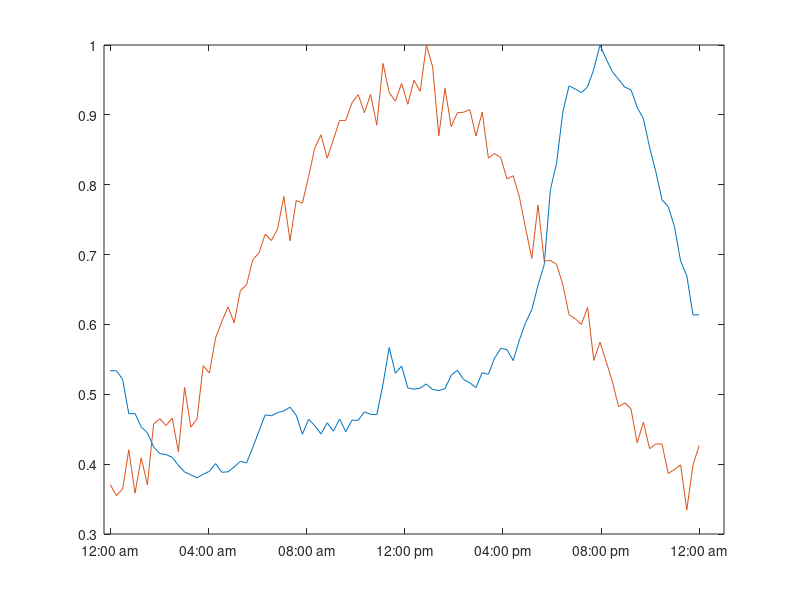

Source code (MATLAB): (Note: this script raises an error after producing the figure.)
%% Clear everything

clc;
close all;
clear;

%% Notes
% Save a dataset for each case

% 2 and 3 wheelers will have a different peak
%   They will have low charging powers and higher times
%   hence put up all night. They will also be more POPULAR.

% when dim = 1, remains the COLUMN, when dim = 2, remains the ROW

% VERY IMPORTANT: Cite the MATLAB codes
%   * Cite mult values from Satsangi

% IMPORTANT: for 20 pc no EV on bus 646

% power_13NodeTestFeeder -> Simulink command for IEEE 13 node

%% 20 pc set up

nptMult = 4;
npts = 24*nptMult;

titleFontSize = 20;
axisFontSize = 16;
lgndFontSize = 14;
plotWidth = 3;

% The details of making the new load file called Loadss.txt 

industkw = ceil([170 130 180 900 185*3 200 180 210]); % From the IEEE test case
industkvar = ceil(industkw.*[125 110 130 580 160*3 110 90 120]./industkw);

str_part=['New Load.645a Bus1=645.1.2   Phases=1 Conn=delta Model=2 kV=11 ',...
    'New Load.645b Bus1=645.2.3   Phases=1 Conn=delta Model=2 kV=11 ',...
    'New Load.645c Bus1=645.3.1   Phases=1 Conn=delta Model=2 kV=11 ',...
    "New Load.671 Bus1=671.1.2.3  Phases=3 Conn=Delta Model=1 kV=11 ",...
    'New Load.692  Bus1=692.1.2.3 Phases=3 Conn=Delta Model=5 kV=11  ',...
    'New Load.680a Bus1=680.1     Phases=1 Conn=Wye   Model=5 kV=6.35 ',...
    'New Load.680b Bus1=680.2     Phases=1 Conn=Wye   Model=5 kV=6.35 ',...
    'New Load.680c Bus1=680.3     Phases=1 Conn=Wye   Model=5 kV=6.35 ',...
    "New Load.634a Bus1=634.1     Phases=1 Conn=wye   Model=1 kV=0.23 ",...
    'New Load.634b Bus1=634.2     Phases=1 Conn=wye   Model=1 kV=0.23 ',...
    'New Load.634c Bus1=634.3     Phases=1 Conn=wye   Model=1 kV=0.23 ',...
    'New Load.646a Bus1=646.1     Phases=1 Conn=wye   Model=2 kV=0.23 ',...
    'New Load.646b Bus1=646.2     Phases=1 Conn=wye   Model=2 kV=0.23 ',...
    'New Load.652  Bus1=652.1     Phases=1 Conn=Wye   Model=1 kV=0.23 ',...
    'New Load.611  Bus1=611.3     Phases=1 Conn=Wye   Model=5 kV=0.23 ',...
    'New Load.675a Bus1=675.1     Phases=1 Conn=Wye   Model=1 kV=0.23 ',... 
    'New Load.675b Bus1=675.2     Phases=1 Conn=Wye   Model=1 kV=0.23 ',... 
    'New Load.675c Bus1=675.3     Phases=1 Conn=Wye   Model=1 kV=0.23 ']; 

housePowerFactor = 0.9; % Can change it later, we have assumed it

homes = ceil([60, 75, 55, 75, 95, 115, 117, 110, 120, 105]); 

% We are assuming the numbers of houses.
% Each house load is on a different single phase

% My goal is to have house load that has average load of 1.75 kW per
% household, AND peak load of 3.5 kW per household.
% Therefore, I took this value of a *rated house* load as
% 2.7 kW.

resLdRated = 2.7;

resLdNum = 10;
industLdNum = 8;

reskw = ceil(homes.*resLdRated); % Assumed from active power data from IoT dataset
reskvar = ceil(reskw*tan(acos(housePowerFactor)));

%%
close all;
noiseStd = 0.05; % For adding some randomness to test data

% the multiplier values for residential load, made using normpdf
% This peaks at 7pm and drops at close to 12 pm

multa = 1.15; % DIVIDES the houseMult values
multb = 1.25; % DIVIDES the industMult values

offseta = 0.2; % ADDS to houseMult values
offsetb = 0.3; % ADDS to industMult values

mults = load('multVals.mat');

% resMult = 5*normpdf(linspace(-0.1,0.5,npts),0.35,0.2) + noiseStd*5.*randn(1,npts);
% temp = load('resMult.mat'); % CITE FROM SATSANGI
% resMult = temp.ans; clearvars temp;
% resMult = resMult./max(resMult)/multa + offseta;
% resMult = resMult./max(resMult);

resMult = mults.resMult;
industMult = mults.industMult;

% the multiplier values for residential load, made using normpdf
% % This peaks at 10am and drops at close to 12 pm
% industMult = 5*normpdf(linspace(-0.7,0.5,npts),-0.1,0.3) + 5*noiseStd.*randn(1,npts);
% industMult = industMult./max(industMult)/multb + offsetb;
% industMult = industMult./max(industMult);

load busNames.mat;

basekVs = [132 11 11 0.4 11 0.4 11 0.4 0.4 11 0.4 11 11 11];

%Plotting the mult values
close all; plot(resMult); hold on; plot(industMult); hold off;
xticks(linspace(1,24*nptMult,7));
    xticklabels({'12:00 am','04:00 am','08:00 am','12:00 pm','04:00 pm','08:00 pm','12:00 am'});
    
reskwDaily = resMult'*reskw; % getting all 24*nptMult points for each houseLoad bus, kw
indkwDaily = industMult'*industkw; % getting all 24*nptMult points for each industLoad bus, kw

reskvarDaily = resMult'*reskvar; % getting all 24*nptMult points for each houseLoad bus, kvar
indkvarDaily = industMult'*industkvar; % getting all 24*nptMult points for each industLoad bus, kvar

resRatedkw = max(reskwDaily, [], 1);
industRatedkw = max(indkwDaily, [], 1);

resRatedkvar = max(reskvarDaily, [], 1);
industRatedkvar = max(indkvarDaily, [], 1);

% [houseRatedkw' houseRatedkvar'] 
% [industRatedkw' industRatedkvar']

makingLoads(str_part, [industkw reskw],...
    [industkvar reskvar]);

normalVals = load('normal.mat');

resLdkw = normalVals.resLdkw;
resLdkvar = normalVals.resLdkvar;
industLdkw = normalVals.industLdkw;
industLdkvar = normalVals.industLdkvar;

close all;
figure;
plot(resMult); hold on; plot(industMult); hold off;
figure;
plot(sum(reskwDaily, 2)); hold on;
plot(sum(indkwDaily, 2)); 
plot(sum(reskwDaily, 2) + sum(indkwDaily, 2)); hold off;

%% EV car numbers
% TABLE MAI ROUND OFF NHI DALI!!!

pkCar = [224000 233000 244000];
khiCar = 0.2*pkCar;
evCarProp = [0.2 0.4 0.9];
evCarKhi = evCarProp.*khiCar;
evCar13 = [ceil(0.01*evCarKhi(1)) floor(0.01*evCarKhi(2:3))]; % This is the number of EV cars in the IEEE 13 bus
% evCar13 = [90 186 439];
% 
pkBike = [2300000 2800000 3900000];
khiBike = 0.2*pkBike;
evBikeProp = [0.1 0.5 0.9];
evBikeKhi = evBikeProp.*khiBike;
evBike13 = floor(0.01*evBikeKhi); % This is the number of EV cars in the IEEE 13 bus
% evBike13 = [460 2800 7000];

%% EV load setup

numEVLds = 10;

evBusNames = [634, 675, 646, 652, 611]; % In an arbitrary but set order

Vi=ones(1,numEVLds); % Initial bus reference voltage, but I think I should
                     % lay a condition that relates to Haidar paper
                     % These are voltages per phase

% Will need to fix these...
evAtBus = readmatrix('data/evVeh20.csv');
carAtBus=evAtBus(:,1:end-2);
bikeAtBus=evAtBus(:,end-1:end);

evBikeV = [36 48]; % in volts
evBikeAh = [20 20]; % in Ah
evBikeChTime = [7 7]; % in hrs

% except EV volts, data taken from https://www.mobilityhouse.com/int_en/knowledge-center/charging-time-summary
% check battery voltages.xls
evCarV = [356 240 360 375 356 240 346 330 300 360 350]; % in Volts
evCarkwh = [64 28 27 30 64 4.4 8.8 16 12 24 30]; % in kwh
evCarChTime = [4.5 4.5 6 7.5 9.5 1.5 2.5 6 5 5.5 7]; % in hrs, wallbox

calcCarPavg(evCarkwh, evCarV, evCarChTime)
calcBikePavg(evBikeAh, evBikeV, evBikeChTime, 1)

evPowerFactor = 0.9;

busNumPh = [3 3 2 1 1];

str_part2 = ["New Load.EV_634a Bus1=634.1 Phases=1 Conn=Wye  Model=1 kV=0.23 vminpu=0.3 ",...
            'New Load.EV_634b Bus1=634.2 Phases=1 Conn=Wye   Model=1 kV=0.23 vminpu=0.3 ',...
            'New Load.EV_634c Bus1=634.3 Phases=1 Conn=Wye   Model=1 kV=0.23 vminpu=0.3 ',...
            'New Load.EV_675a Bus1=675.1 Phases=1 Conn=Wye   Model=1 kV=0.23 vminpu=0.3 ',...
            'New Load.EV_675b Bus1=675.2 Phases=1 Conn=Wye   Model=1 kV=0.23 vminpu=0.3 ',...
            'New Load.EV_675c Bus1=675.3 Phases=1 Conn=Wye   Model=1 kV=0.23 vminpu=0.3 ',...
            "New Load.EV_646a Bus1=646.1 Phases=1 Conn=Wye  Model=1 kV=0.23 vminpu=0.3 ",...
            "New Load.EV_646b Bus1=646.2 Phases=1 Conn=Wye  Model=1 kV=0.23 vminpu=0.3 ",...
            "New Load.EV_652a Bus1=652.1 Phases=1 Conn=Wye  Model=1 kV=0.23 vminpu=0.3 ",...
            "New Load.EV_611c Bus1=611.3 Phases=1 Conn=Wye  Model=1 kV=0.23 vminpu=0.3 "];

% Generating EV loads for cars
[PevCar, QevCar] = getEvLoad(Vi, carAtBus, calcCarPavg(evCarkwh, evCarV, evCarChTime),...
    evPowerFactor, busNumPh, 1);
[PevBike, QevBike] = getEvLoad(Vi,bikeAtBus, calcBikePavg(evBikeAh, evBikeV, evBikeChTime, 1),...
    evPowerFactor, busNumPh, 1);

PevTot = PevCar + PevBike;
QevTot = QevCar + QevBike;

makingLoads([str_part str_part2], [industkw reskw PevTot'],...
        [industkvar reskvar QevTot']); % make the loadss.txt file

%%
close all;
% carPdfMult = 1;
% 
% % I think the jaggedness in mult values resembles the
% % uncoordinated behavior of charging
% carpdf = normpdf(linspace(-0.8,0.5,npts),0,0.23) + 0.25*rand(1,npts); % this will multiply
%                                                                        % with the
%                                                                        % EV load to
%                                                                        % simulate gradual rise,
%                                                                        % also with some noise
% carpdf = +min(carpdf)*1.25 + carPdfMult*carpdf/max(carpdf);% normalizing, 
%                                             % and scaling 
%                                             % up/down with the mult
% carpdf = carPdfMult*carpdf/max(carpdf);
% 
% bikepdf = normpdf(linspace(-0.5,0.5,npts),0,0.27) + 0.1*rand(1,npts);% this will multiply
%                                                                        % with the
%                                                                        % EV load to
%                                                                        % simulate gradual rise,
%                                                                        % also with some noise
% bikepdf = -min(bikepdf)/2 + bikepdf/max(bikepdf);% normalizing, 
%                                % and scaling 
%                                % up/down with the mult
% bikepdf = bikepdf/max(bikepdf);
% 
% shiftA = 20;
% shiftB = 45;
% 
% carpdf = circshift(carpdf, shiftA);
% bikepdf = circshift(bikepdf, shiftB);
evMults = load('evMults.mat');
carpdf = evMults.carpdf;
bikepdf = evMults.bikepdf;

close all; plot(carpdf); hold on; % plot(circshift(carpdf, shiftA)); 
plot(bikepdf); % plot(circshift(bikepdf, shiftB)); 
hold off;
xticks(linspace(1,24*nptMult,7));
    xticklabels({'12:00 am','04:00 am','08:00 am','12:00 pm','04:00 pm','08:00 pm','12:00 am'});
    legend("1","2");
%%
ViSetting = [[4,1];[4,2];[4,3];[6,1];[6,2];[6,3];[8,1];[9,3];[11,1];[11,2]]; % Used to set the 
                                                                             % voltage values in Vi for
                                                                             % the new iteration when calculating
                                                                             % EV load.

% Declared once
lossesBus = {'Transformer.SUB';
            'Transformer.XFM1';
            'Line.650632';
            'Line.632671';
            'Line.671680';
            'Line.632633';
            'Line.632645';
            'Line.645646';
            'Line.692675';
            'Line.671684';
            'Line.684611';
            'Line.684652';
            'Line.671692'};

% Defined once
pNames = ["Transformer.SUB";'Transformer.XFM1';'Transformer.XFM2';'Transformer.XFM3';'Transformer.XFM4';
'Transformer.XFM5';'Line.650632';'Line.632671';'Line.671680';'Line.632633';'Line.632645';'Line.671684';
'Line.671692'; 'Capacitor.CAP1'; 'Capacitor.CAP2'; 'Load.645A'; 'Load.645B'; 'Load.645C'; 'Load.671';
'Load.692'; 'Load.680A'; 'Load.680B'; 'Load.680C'; 'Load.634A'; 'Load.634B'; 'Load.634C';
'Load.646A'; 'Load.646B'; 'Load.652'; 'Load.611'; 'Load.675A'; 'Load.675B';'Load.675C'];

ratedSubkw = 4788; % 20% of max load we'll set to rated.
ratedDisTr634kw = 617;
ratedDisTr652kw = 380;
ratedDisTr611kw = 374;
ratedDisTr675kw = 1086;
ratedDisTr646kw = 552;

%----------------------Junk Code---------------------

% DON'T DELETE - This shows the method.
% Also, this was calculated from THE NORMAL CONDITIONS
% ratedLdkw = ceil(1.2*max(sum(reskwDaily, 2) + sum(indkwDaily, 2))); % 20% of max load we'll set to rated.
% ratedDisTr634kw = ceil(1.2*max(sum(reskwDaily(:,1:3), 2)));
% ratedDisTr652kw = ceil(1.2*max(reskwDaily(:,7)));
% ratedDisTr611kw = ceil(1.2*max(reskwDaily(:,6)));
% ratedDisTr675kw = ceil(1.2*max(sum(reskwDaily(:,8:end), 2)));
% ratedDisTr646kw = ceil(1.2*max(sum(reskwDaily(:,4:5), 2)));

%% 20pc condition all plots

% Arrays that'll hold per-phase voltage values
% These will be cleared for each case
V1pu = [];
V2pu = [];
V3pu = [];

% power flows for substation and distribution transformer
% These will be cleared for each case
subkw = [];
subkvar = [];

xfmkw652 = [];
xfmkvar652 = [];

xfmkw634 = [];
xfmkvar634 = [];

xfmkw611 = [];
xfmkvar611 = [];

xfmkw675 = [];
xfmkvar675 = [];

xfmkw646 = [];
xfmkvar646 = [];

subI = [];
xfm634I = [];
xfm675I = [];
xfm652I = [];
xfm611I = [];
xfm646I = [];
bus680I = [];
bus692I = [];

PevTot = [];
QevTot = [];

PLoss = [];
QLoss = [];

% This will be defined once as well
lossesAll = [];

LoadStart = 16;
phaseWiseVec = [4 5 6 0 0 1 2 3 1 2 3 1 2 1 3 1 2 3 1 2 3 1 2 3 1 2 1 3]; % Used to set the loads phase wise
                                                                          % in final matrix
numTrafo = 6; % 5 distr. trafo's and one substation trafo

% clearvars reskwDaily reskvarDaily indkwDaily indkvarDaily

for i = 1:npts
    % residential house load
%     kwLoopRes = housekw*houseMult(i); kvarLoopRes = housekvar*houseMult(i); % The particular power
%   % industrial load                                                         % values for the i-th hour
%     kwLoopInd = industkw*industMult(i); kvarLoopInd = industkvar*industMult(i);

    %residential house load
    kwLoopRes = reskwDaily(i,:); kvarLoopRes = reskvarDaily(i,:); % The particular power
    %industrial load                                              % values for the i-th hour
    kwLoopInd = indkwDaily(i,:); kvarLoopInd = indkvarDaily(i,:);
    
    % Generating EV loads
    [PevCarTemp, QevCarTemp] = getEvLoad(Vi, carAtBus, calcCarPavg(evCarkwh, evCarV, evCarChTime),...
        evPowerFactor, busNumPh, carpdf(i));
    
    [PevBikeTemp, QevBikeTemp] = getEvLoad(Vi, bikeAtBus, calcBikePavg(evBikeAh, evBikeV, evBikeChTime, 1),...
        evPowerFactor, busNumPh, bikepdf(i));
    
    PevTotTemp = PevCarTemp + PevBikeTemp;
    QevTotTemp = QevCarTemp + QevBikeTemp;
    
    makingLoads([str_part str_part2], [kwLoopInd kwLoopRes PevTotTemp'],...
        [kvarLoopInd kvarLoopRes QevTotTemp']); % make the loadss.txt file
    DailyLoadFlow; % compute the daily load flow from the files in OpenDSS
    V1pu = [V1pu; Vpu1hr(:,1)']; % Get the per-phase voltage values for phase a
    V2pu = [V2pu; Vpu1hr(:,2)']; % Get the per-phase voltage values for phase b
    V3pu = [V3pu; Vpu1hr(:,3)']; % Get the per-phase voltage values for phase c
    
    % Read the powers PER PHASE from the file
    [tempTrafokw, tempTrafokvar, tempLoadkw, tempLoadkvar]...
         = getPs(xlsread('MasterIEEE13_EXP_P_BYPHASE.CSV',1,'E2:J44'),...
         LoadStart, phaseWiseVec, numTrafo); % Extract the 
                                             % power values for all loads
                                             % and trafos
                                             
                                             
    PevTot = [PevTot; sum(tempLoadkw(end-numEVLds:end,:), 1)];
    QevTot = [QevTot; sum(tempLoadkvar(end-numEVLds:end,:), 1)];                                         
    
%     industLdkw = [industLdkw; sum(tempLoadkw(1:industLdNum,:), 1)];
%     industLdkvar = [industLdkvar; sum(tempLoadkvar(1:industLdNum,:), 1)];
%     
%     resLdkw = [resLdkw; sum(tempLoadkw(industLdNum+1:end,:), 1)];
%     resLdkvar = [resLdkvar; sum(tempLoadkvar(industLdNum+1:end,:), 1)];
    
    tempI = getCurr3ph1hr(xlsread('MasterIEEE13_EXP_CURRENTS.CSV',1,'L2:Q8'), 2, 7);
    tempBus680I = getCurr1ph1hr(xlsread('MasterIEEE13_EXP_CURRENTS.CSV',1,'B23:E25'));
    tempBus692I = getCurr3ph1hr(xlsread('MasterIEEE13_EXP_CURRENTS.CSV',1,'L2:Q15'), 14,14);
    
    subI = [subI; tempI(1,:)];
    xfm634I = [xfm634I; tempI(2,:)];
    xfm675I = [xfm675I; tempI(3,:)];
    xfm652I = [xfm652I; tempI(4,:)];
    xfm611I = [xfm611I; tempI(5,:)];
    xfm646I = [xfm646I; tempI(6,:)];
    bus680I = [bus680I; tempBus680I];
    bus692I = [bus692I; tempBus692I]; % Need this
    
    % substation and distr. trafo.
    subkw = [subkw; tempTrafokw(1,:)]; % Store the kW power flow for substation
    subkvar = [subkvar; tempTrafokvar(1,:)]; % Store the kVAR power flow for substation
    
    xfmkw634 = [xfmkw634; tempTrafokw(2,:)]; % Store the kW power flow for dist. trafo. of 634
    xfmkvar634 = [xfmkvar634; tempTrafokvar(2,:)]; % Store the kVAR power flow for dist. trafo. of 634
    
    xfmkw675 = [xfmkw675; tempTrafokw(3,:)]; % Store the kW power flow for dist. trafo. of 675
    xfmkvar675 = [xfmkvar675; tempTrafokvar(3,:)]; % Store the kVAR power flow for dist. trafo. of 675
    
    xfmkw652 = [xfmkw652; tempTrafokw(4,:)]; % Store the kW power flow for dist. trafo. of 652
    xfmkvar652 = [xfmkvar652; tempTrafokvar(4,:)]; % Store the kVAR power flow for dist. trafo. of 652
        
    xfmkw611 = [xfmkw611; tempTrafokw(5,:)]; % Store the kW power flow for dist. trafo. of 611
    xfmkvar611 = [xfmkvar611; tempTrafokvar(5,:)]; % Store the kVAR power flow for dist. trafo. of 611
    
    xfmkw646 = [xfmkw646; tempTrafokw(6,:)]; % Store the kW power flow for dist. trafo. of 646
    xfmkvar646 = [xfmkvar646; tempTrafokvar(6,:)]; % Store the kVAR power flow for dist. trafo. of 646
    
    Vi = getNewVi(Vpu1hr, ViSetting, numEVLds);
    
    [PLossTemp, QLossTemp] = getLinePower(readtable("MasterIEEE13_EXP_LOSSES.CSV")); % Getting all loses for the
                                                                                     % i-th HOUR
    PLoss = [PLoss PLossTemp];
    QLoss = [QLoss QLossTemp];
    
    % clearvars -except subkw subkvar xfmkw xfmkvar str_part lds_kw lds_kvar normal_mult overld20_mult overld40_mult V1pu V2pu V3pu
end

save('ev20Pent','V1pu','V2pu','V3pu',...
    'xfmkw634', 'xfmkvar634', 'xfmkw675', 'xfmkvar675', 'xfmkw652', 'xfmkvar652',...
    'xfmkw611', 'xfmkvar611', 'xfmkw646', 'xfmkvar646',...
    'subkw','subkvar', 'resLdkw','industLdkw',...
    'resLdkvar','industLdkvar','lossesBus','PevTot','QevTot',...
    'resRatedkw','resRatedkvar','industRatedkw','industRatedkvar',...
    'subI','xfm634I','xfm646I','xfm675I','xfm652I','xfm611I','bus680I','bus692I',...
    'PLoss','QLoss');

clc;

%%
close all;

% figure;
% plot(sum(subkw, 2),'Color','red');

% load('normal.mat');

V1pu(V1pu==0) = NaN;
V2pu(V2pu==0) = NaN;
V3pu(V3pu==0) = NaN;

%%
% Total load (residential + industrial) graphs
figure('Renderer', 'painters', 'Position', [200 -100 1100 700]);
hold on; 
plot(sum(resLdkw, 2) + sum(industLdkw, 2),'Color','blue','Marker','o','MarkerFaceColor','white',...
    'linewidth',plotWidth);
plot(sum(PevTot, 2) + sum(resLdkw, 2) + sum(industLdkw, 2),'Color','Red','Marker','o','MarkerFaceColor','white',...
    'linewidth',plotWidth);
hold off;

xticks(linspace(1,24*nptMult,7));
xticklabels({'12:00 am','04:00 am','08:00 am','12:00 pm','04:00 pm','08:00 pm','12:00 am'});
title('Daily load profile for all loads at 20% EV penetration', 'FontSize', titleFontSize); xlabel('Time',...
    'FontSize', axisFontSize); ylabel('Varying power (kW)', 'FontSize', axisFontSize);
ax = gca; ax.FontSize = axisFontSize;
xlim([1 24*nptMult]); grid on;
ylim([(floor(min(sum(resLdkw, 2) + sum(industLdkw, 2))/500)*450),...
    (ceil(max(sum(PevTot, 2) + sum(resLdkw, 2) + sum(industLdkw, 2))/500)*500)])
lgnd = legend(["Non EV load","Total load plus EVs"],'Location','southoutside','orientation','horizontal');
    lgnd.FontSize = lgndFontSize; clear str;

busVSet = [2 4 5 6 8 14];  % Only the bus voltages I need

%% Voltages (check busNames for voltage values)
for j = 1:length(busVSet) % ignoring SOURCEBUS
    i = busVSet(j);
    figure('Renderer', 'painters', 'Position', [200 -100 1100 700])
    hold on;
    if ~isnan(V1pu(1,i))
         plot(V1pu(:,i),'linewidth',plotWidth);
    end
    if ~isnan(V2pu(1,i))
         plot(V2pu(:,i),'linewidth',plotWidth);
    end
    if ~isnan(V3pu(1,i))
         plot(V3pu(:,i),'linewidth',plotWidth);
    end
    plot(1.05*ones(1,npts),'linewidth',plotWidth,'linestyle','--','color','black');
    plot(0.95*ones(1,npts),'linewidth',plotWidth,'linestyle','--','color','black');
    hold off
    
    legndArr = {};
    if ~isnan(V1pu(1,i))
        legndArr(end+1) = {"Phase a"};
    end
    if ~isnan(V2pu(1,i))
         legndArr(end+1) = {"Phase b"};
    end
    if ~isnan(V3pu(1,i))
         legndArr(end+1) = {"Phase c"};
    end
    str1 = "1.05 p.u." + newline + "limit";
    str2 = "0.95 p.u." + newline + "limit";
    legndArr(end+1) = {str1};
    legndArr(end+1) = {str2};
    clearvars str1 str2
    lgnd = legend(string(legndArr),'Location','southoutside','orientation','horizontal');
    lgnd.FontSize = lgndFontSize; clear str;
    grid on;
    
    title(strcat("Voltage variation for bus", " ", busNames(i),", ","at 20 percent EV penetration (base kV_{\phi} ="," ",...
        num2str(round(basekVs(i)/sqrt(3),3))," ","kV_{rms})")); xlabel('Time',...
    'FontSize', axisFontSize); ylabel('Voltage in PU', 'FontSize', axisFontSize);
    ax = gca; ax.FontSize = axisFontSize;
    
    xticks(linspace(1,24*nptMult,7));
    xticklabels({'12:00 am','04:00 am','08:00 am','12:00 pm','04:00 pm','08:00 pm','12:00 am'});
    ylim([min([V1pu(:,i)' V2pu(:,i)' V3pu(:,i)' 0.95])-0.01 1.1])
    xlim([1 nptMult*24]);
end

%%
% Plotting 24-hr flow at substation
figure('Renderer', 'painters', 'Position', [200 -100 1100 700])
plot(subkw(:,1),'linewidth',plotWidth); hold on;
plot(subkw(:,2),'linewidth',plotWidth+0.2); 
plot(subkw(:,3),'linewidth',plotWidth+0.4);
plot(sum(subkw, 2),'linewidth',plotWidth+0.6);
plot(ones(1,npts)*ratedSubkw,'linewidth',plotWidth);
hold off;

xticks(linspace(1,24*nptMult,7));
    xticklabels({'12:00 am','04:00 am','08:00 am',...
        '12:00 pm','04:00 pm','08:00 pm','12:00 am'});
grid on;
title('Substation (bus 650) active power flow at 20% EV penetration', 'FontSize', titleFontSize); xlabel('Time',...
    'FontSize', axisFontSize); ylabel('Varying power (kW)', 'FontSize', axisFontSize);
ax = gca; ax.FontSize = axisFontSize;
str = "Sum of" + newline + "all phases";
lgnd = legend({'Phase a','Phase b','Phase c',str,'Rated kW'},'Location','southoutside','orientation','horizontal');
lgnd.FontSize = lgndFontSize; clearvars str;
ylim([floor(min(subkw, [], 'all'))/500 ceil(max(sum(subkw, 2))/500)*500*1.25])
xlim([1 24*nptMult]);

%%
% Plotting 24-hr flow at dist. trafo. 634
figure('Renderer', 'painters', 'Position', [200 -100 1100 700])
plot(xfmkw634(:,1),'linewidth',plotWidth); hold on;
plot(xfmkw634(:,2),'linewidth',plotWidth+0.2); 
plot(xfmkw634(:,3),'linewidth',plotWidth+0.4); 
plot(sum(xfmkw634, 2),'linewidth',plotWidth+0.6);
plot(ones(1,npts)*ratedDisTr634kw,'linewidth',plotWidth);
hold off;
xticks(linspace(1,24*nptMult,7));
    xticklabels({'12:00 am','04:00 am','08:00 am',...
        '12:00 pm','04:00 pm','08:00 pm','12:00 am'});
grid on;
title('Distribution transformer (634) power flow at 20% EV penetration', 'FontSize', titleFontSize); xlabel('Time',...
    'FontSize', axisFontSize); ylabel('Varying power (kW)', 'FontSize', axisFontSize);
ax = gca; ax.FontSize = axisFontSize;
str = "Sum of" + newline + "all phases";
ylim([floor(min(min(xfmkw634), [], 'all')/500) ceil(max(sum(xfmkw634, 2)))*1.25])
xlim([1 24*nptMult]);
lgnd = legend({'Phase a','Phase b','Phase c',str,'Rated kW'},'Location','southoutside','orientation','horizontal');
lgnd.FontSize = lgndFontSize; clearvars str;

%%
% Plotting 24-hr flow at dist. trafo. 652
figure('Renderer', 'painters', 'Position', [200 -100 1100 700])
plot(xfmkw652(:,1),'linewidth',plotWidth*3); hold on;
plot(xfmkw652(:,2),'linewidth',plotWidth*1.5); 
plot(xfmkw652(:,3),'linewidth',plotWidth*0.8); 
plot(sum(xfmkw652, 2),'linewidth',plotWidth*1.15);
plot(ones(1,npts)*ratedDisTr652kw,'linewidth',plotWidth);
hold off;
xticks(linspace(1,24*nptMult,7));
    xticklabels({'12:00 am','04:00 am','08:00 am',...
        '12:00 pm','04:00 pm','08:00 pm','12:00 am'});
grid on;
title('Distribution transformer (652) power flow at 20% EV penetration', 'FontSize', titleFontSize); xlabel('Time',...
    'FontSize', axisFontSize); ylabel('Varying power (kW)', 'FontSize', axisFontSize);
ax = gca; ax.FontSize = axisFontSize;
str = "Sum of" + newline + "all phases";
ylim([floor(min((xfmkw652), [], 'all'))/500 ceil(max(sum(xfmkw652, 2)))*1.25])
xlim([1 24*nptMult]);
lgnd = legend({'Phase a','Phase b','Phase c',str,'Rated kW'},'Location','southoutside','orientation','horizontal');
lgnd.FontSize = lgndFontSize; clearvars str;

%%
% Plotting 24-hr flow at dist. trafo. 611
figure('Renderer', 'painters', 'Position', [200 -100 1100 700])
plot(xfmkw611(:,1),'linewidth',plotWidth); hold on;
plot(xfmkw611(:,2),'linewidth',plotWidth*1.12); 
plot(xfmkw611(:,3),'linewidth',plotWidth*1.14); 
plot(sum(xfmkw611, 2),'linewidth',plotWidth*1.16);
plot(ones(1,npts)*ratedDisTr611kw,'linewidth',plotWidth);
hold off;
xticks(linspace(1,24*nptMult,7));
    xticklabels({'12:00 am','04:00 am','08:00 am',...
        '12:00 pm','04:00 pm','08:00 pm','12:00 am'});
grid on;
title('Distribution transformer (611) power flow at 20% EV penetration', 'FontSize', titleFontSize); xlabel('Time',...
    'FontSize', axisFontSize); ylabel('Varying power (kW)', 'FontSize', axisFontSize);
ax = gca; ax.FontSize = axisFontSize;
str = "Sum of" + newline + "all phases";
ylim([floor(min((xfmkw611), [], 'all'))/500 ceil(max(sum(xfmkw611, 2)))*1.25])
xlim([1 24*nptMult]);
lgnd = legend({'Phase a','Phase b','Phase c',str,'Rated kW'},'Location','southoutside','orientation','horizontal');
lgnd.FontSize = lgndFontSize; clearvars str;

%%
% Plotting 24-hr flow at dist. trafo. 675
figure('Renderer', 'painters', 'Position', [200 100 1100 700])
plot(xfmkw675(:,1),'linewidth',plotWidth); hold on;
plot(xfmkw675(:,2),'linewidth',plotWidth+0.2); 
plot(xfmkw675(:,3),'linewidth',plotWidth+0.4); 
plot(sum(xfmkw675, 2),'linewidth',plotWidth+0.6);
plot(ones(1,npts)*ratedDisTr675kw,'linewidth',plotWidth);
hold off;
xticks(linspace(1,24*nptMult,7));
    xticklabels({'12:00 am','04:00 am','08:00 am',...
        '12:00 pm','04:00 pm','08:00 pm','12:00 am'});
grid on;
title('Distribution transformer (675) power flow at 20% EV penetration', 'FontSize', titleFontSize); xlabel('Time',...
    'FontSize', axisFontSize); ylabel('Varying power (kW)', 'FontSize', axisFontSize);
ax = gca; ax.FontSize = axisFontSize;
str = "Sum of" + newline + "all phases";
ylim([floor(min((xfmkw675), [], 'all'))/500 ceil(max(sum(xfmkw675, 2)))*1.25])
xlim([1 24*nptMult]);
lgnd = legend({'Phase a','Phase b','Phase c',str,'Rated kW'},'Location','southoutside','orientation','horizontal');
lgnd.FontSize = lgndFontSize; clearvars str;

%%
% Plotting 24-hr flow at dist. trafo. 646
figure('Renderer', 'painters', 'Position', [200 100 1100 700])
plot(xfmkw646(:,1),'linewidth',plotWidth); hold on;
plot(xfmkw646(:,2),'linewidth',plotWidth*1.12); 
plot(xfmkw646(:,3),'linewidth',plotWidth*1.14); 
plot(sum(xfmkw646, 2),'linewidth',plotWidth*1.16);
plot(ones(1,npts)*ratedDisTr646kw,'linewidth',plotWidth);
hold off;
xticks(linspace(1,24*nptMult,7));
    xticklabels({'12:00 am','04:00 am','08:00 am',...
        '12:00 pm','04:00 pm','08:00 pm','12:00 am'});
grid on;
title('Distribution transformer (646) power flow at 20% EV penetration', 'FontSize', titleFontSize); xlabel('Time',...
    'FontSize', axisFontSize); ylabel('Varying power (kW)', 'FontSize', axisFontSize);
ax = gca; ax.FontSize = axisFontSize;
str = "Sum of" + newline + "all phases";
ylim([floor(min((xfmkw646), [], 'all'))/500 ceil(max([sum(xfmkw646, 2); ratedDisTr646kw]))*1.15])
xlim([1 24*nptMult]);
lgnd = legend({'Phase a','Phase b','Phase c',str,'Rated kW'},'Location','southoutside','orientation','horizontal');
lgnd.FontSize = lgndFontSize; clearvars str;

%%
% Plotting 24-hr current flow at 2ndary terminal for sub
figure('Renderer', 'painters', 'Position', [200 100 1100 700])
plot(subI(:,1),'linewidth',plotWidth); hold on;
plot(subI(:,2),'linewidth',plotWidth*1.12); 
plot(subI(:,3),'linewidth',plotWidth*1.14); 
% plot(sum(xfmkw646, 2),'linewidth',plotWidth*1.16);
plot(ones(1,npts)*(1.1*5500/sqrt(3)/11),'linewidth',plotWidth);
% Rated value for "Dove" conductor should not be used with 
% a trafo
% plot(ones(1,npts)*(5500*1.5/11/sqrt(3)),'linewidth',plotWidth);
hold off;
xticks(linspace(1,24*nptMult,7));
    xticklabels({'12:00 am','04:00 am','08:00 am',...
        '12:00 pm','04:00 pm','08:00 pm','12:00 am'});
grid on;
title('Substation (Sub) current flow at 20% EV penetration', 'FontSize', titleFontSize); xlabel('Time',...
    'FontSize', axisFontSize); ylabel('Current (A)', 'FontSize', axisFontSize);
ax = gca; ax.FontSize = axisFontSize;
str = "Normal Ampere rating";
ylim([floor(min((subI), [], 'all'))/500 ceil(max([max(subI,[] ,'all'); 1.1*5500/sqrt(3)/11]))*1.15]) % Max rating are from max current,
                                                                                                                       % normamps and emergamps
xlim([1 24*nptMult]);
lgnd = legend({'Phase a','Phase b','Phase c',"Normal Ampere rating"},'Location','southoutside','orientation','horizontal');
lgnd.FontSize = lgndFontSize; clearvars str;

%%
% Plotting 24-hr current flow at 2ndary terminal for 634
figure('Renderer', 'painters', 'Position', [200 100 1100 700])
plot(xfm634I(:,1),'linewidth',plotWidth); hold on;
plot(xfm634I(:,2),'linewidth',plotWidth*1.12); 
plot(xfm634I(:,3),'linewidth',plotWidth*1.14); 
% plot(sum(xfmkw646, 2),'linewidth',plotWidth*1.16);
plot(ones(1,npts)*1000*1.1/0.4/sqrt(3),'linewidth',plotWidth);
% plot(ones(1,npts)*(1000*1.5/0.4/sqrt(3)),'linewidth',plotWidth);
hold off;
xticks(linspace(1,24*nptMult,7));
    xticklabels({'12:00 am','04:00 am','08:00 am',...
        '12:00 pm','04:00 pm','08:00 pm','12:00 am'});
grid on;
title('Distribution transformer (634) current flow at 20% EV penetration', 'FontSize', titleFontSize); xlabel('Time',...
    'FontSize', axisFontSize); ylabel('Current (A)', 'FontSize', axisFontSize);
ax = gca; ax.FontSize = axisFontSize;
str = "Normal Ampere rating";
ylim([floor(min((xfm634I), [], 'all'))/500 ceil(max([max(xfm634I,[] ,'all'); 1000*1.1/0.4/sqrt(3)]))*1.15]) % Max rating are from max current,
                                                                                                      % normamps 
xlim([1 24*nptMult]);
lgnd = legend({'Phase a','Phase b','Phase c',str},'Location','southoutside','orientation','horizontal');
lgnd.FontSize = lgndFontSize; clearvars str;

%%
% Plotting 24-hr current flow at 2ndary terminal for 675
figure('Renderer', 'painters', 'Position', [200 100 1100 700])
plot(xfm675I(:,1),'linewidth',plotWidth); hold on;
plot(xfm675I(:,2),'linewidth',plotWidth*1.12); 
plot(xfm675I(:,3),'linewidth',plotWidth*1.14); 
% plot(sum(xfmkw646, 2),'linewidth',plotWidth*1.16);
plot(ones(1,npts)*1000*1.1/0.4/sqrt(3),'linewidth',plotWidth);
% plot(ones(1,npts)*(1000*1.5/0.4/sqrt(3)),'linewidth',plotWidth);
hold off;
xticks(linspace(1,24*nptMult,7));
    xticklabels({'12:00 am','04:00 am','08:00 am',...
        '12:00 pm','04:00 pm','08:00 pm','12:00 am'});
grid on;
title('Distribution transformer (675) current flow at 20% EV penetration', 'FontSize', titleFontSize); xlabel('Time',...
    'FontSize', axisFontSize); ylabel('Current (A)', 'FontSize', axisFontSize);
ax = gca; ax.FontSize = axisFontSize;
str = "Normal Ampere rating";
ylim([floor(min((xfm675I), [], 'all'))/500 ceil(max([max(xfm675I,[] ,'all'); 1000*1.1/0.4/sqrt(3)]))*1.15]) % Max rating are from max current,
                                                                                                      % normamps 
xlim([1 24*nptMult]);
lgnd = legend({'Phase a','Phase b','Phase c',str},'Location','southoutside','orientation','horizontal');
lgnd.FontSize = lgndFontSize; clearvars str;

%%
% Plotting 24-hr current flow at 2ndary terminal for bus 680
% IMPORTANT! I'll mention the current rating separately
figure('Renderer', 'painters', 'Position', [200 100 1100 700])
plot(bus680I(:,1),'linewidth',plotWidth); hold on;
plot(bus680I(:,2),'linewidth',plotWidth*1.12); 
plot(bus680I(:,3),'linewidth',plotWidth*1.14); 
% plot(ones(1,npts)*726,'linewidth',plotWidth); % CURRENT RATING!!!
% plot(ones(1,npts)*(1000*1.5/0.4/sqrt(3)),'linewidth',plotWidth);
hold off;
xticks(linspace(1,24*nptMult,7));
    xticklabels({'12:00 am','04:00 am','08:00 am',...
        '12:00 pm','04:00 pm','08:00 pm','12:00 am'});
grid on;
title('Bus 680 current flow at 20% EV penetration', 'FontSize', titleFontSize); xlabel('Time',...
    'FontSize', axisFontSize); ylabel('Current (A)', 'FontSize', axisFontSize);
ax = gca; ax.FontSize = axisFontSize;
str = "Normal Ampere rating";
ylim([floor(min((bus680I), [], 'all'))/500 ceil(max([max(bus680I,[] ,'all'); 0]))*1.15]) % Max rating are from max current,
                                                                                                      % normamps 
xlim([1 24*nptMult]);
lgnd = legend({'Phase a','Phase b','Phase c',str},'Location','southoutside','orientation','horizontal');
lgnd.FontSize = lgndFontSize; clearvars str;

%%
% Plotting 24-hr current flow at 2ndary terminal for bus 692
% IMPORTANT! I'll mention the current rating separately
figure('Renderer', 'painters', 'Position', [200 100 1100 700])
plot(bus692I(:,1),'linewidth',plotWidth); hold on;
plot(bus692I(:,2),'linewidth',plotWidth*1.12); 
plot(bus692I(:,3),'linewidth',plotWidth*1.14); 
% plot(ones(1,npts)*726,'linewidth',plotWidth); % CURRENT RATING!!!
% plot(ones(1,npts)*(1000*1.5/0.4/sqrt(3)),'linewidth',plotWidth);
hold off;
xticks(linspace(1,24*nptMult,7));
    xticklabels({'12:00 am','04:00 am','08:00 am',...
        '12:00 pm','04:00 pm','08:00 pm','12:00 am'});
grid on;
title('Bus 692 current flow at 20% EV penetration', 'FontSize', titleFontSize); xlabel('Time',...
    'FontSize', axisFontSize); ylabel('Current (A)', 'FontSize', axisFontSize);
ax = gca; ax.FontSize = axisFontSize;
str = "Normal Ampere rating";
ylim([floor(min((bus692I), [], 'all'))/500 ceil(max([max(bus692I,[] ,'all'); 0]))*1.15]) % Max rating are from max current,
                                                                                                      % normamps 
xlim([1 24*nptMult]);
lgnd = legend({'Phase a','Phase b','Phase c',str},'Location','southoutside','orientation','horizontal');
lgnd.FontSize = lgndFontSize; clearvars str;

%%
% Plotting 24-hr current flow at 2ndary terminal for bus 652
figure('Renderer', 'painters', 'Position', [200 100 1100 700])
plot(xfm652I(:,1),'linewidth',plotWidth); hold on;
plot(xfm652I(:,2),'linewidth',plotWidth*1.12); 
plot(xfm652I(:,3),'linewidth',plotWidth*1.14); 
plot(ones(1,npts)*1000*1.1/0.4/sqrt(3),'linewidth',plotWidth);
% We'll just mention it!!!
% plot(ones(1,npts)*(1000*1.5/0.4/sqrt(3)),'linewidth',plotWidth);
hold off;
xticks(linspace(1,24*nptMult,7));
    xticklabels({'12:00 am','04:00 am','08:00 am',...
        '12:00 pm','04:00 pm','08:00 pm','12:00 am'});
grid on;
title('Distribution transformer (652) current flow at 20% EV penetration', 'FontSize', titleFontSize); xlabel('Time',...
    'FontSize', axisFontSize); ylabel('Current (A)', 'FontSize', axisFontSize);
ax = gca; ax.FontSize = axisFontSize;
str = "Normal Ampere rating";
ylim([floor(min((xfm652I), [], 'all'))/500 ceil(max([max(xfm652I,[] ,'all'); 0]))*1.15]) % Max rating are from max current,
                                                                                                      % normamps 
xlim([1 24*nptMult]);
lgnd = legend({'Phase a','Phase b','Phase c',str},'Location','southoutside','orientation','horizontal');
lgnd.FontSize = lgndFontSize; clearvars str;


%%
% This will contain all the losses
lossesAll = [lossesAll (sum(subkw, 2) - sum(resLdkw, 2) - sum(industLdkw, 2))];

% lossesPercent = [lossesPercent sum(lossesAll(:,1))*100/sum(sum(subkw, 2))];